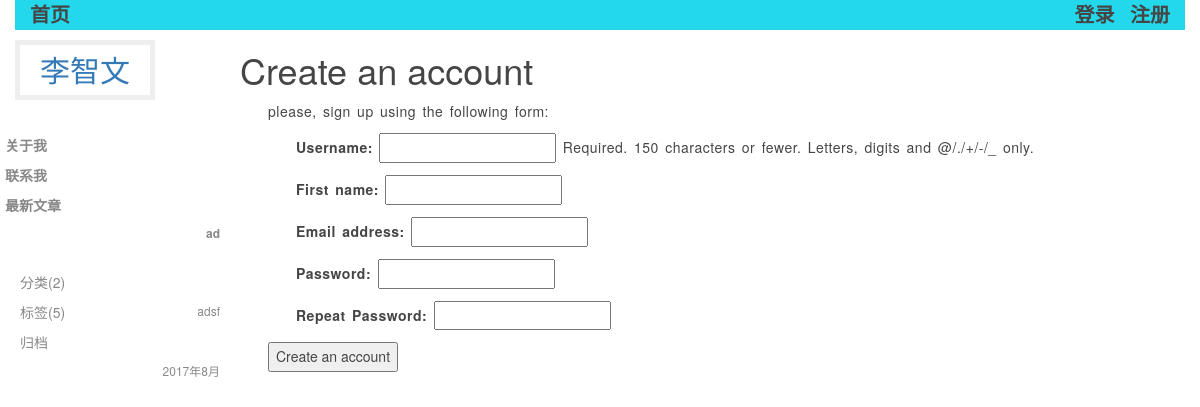
The page /account/register/ on the database as committed earlier.
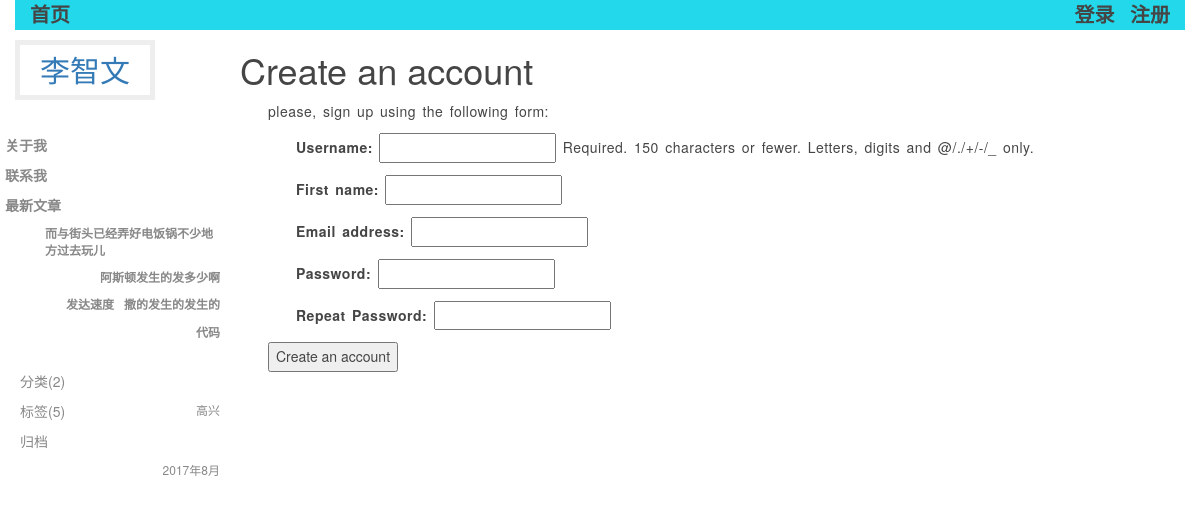
The same page on the database as committed later.
### blog/models.py (models this page shows, shortened)
class Post(models.Model):
    title = models.CharField(max_length=50, verbose_name=u'标题')
    body = models.TextField(verbose_name=u'正文')
    created_time = models.DateTimeField(auto_now_add=True)
    modified_time = models.DateTimeField(auto_now=True)
    excerpt = models.CharField(max_length=200, verbose_name=u'摘要', blank=True)
    category = models.ForeignKey(Category, verbose_name=u'分类')
    tags = models.ManyToManyField(Tag, blank=True, verbose_name=u'标签')
    author = models.ForeignKey(User, verbose_name=u'作者')
    views = models.PositiveIntegerField(default=0, verbose_name=u'点击数')
    class Meta:
        verbose_name = u"正文"
        verbose_name_plural = verbose_name
    def get_absolute_url(self):
        return reverse('blog:detail', kwargs={'pk': self.pk})

class Category(models.Model):
    name = models.CharField(max_length=100, verbose_name=u'分类')
    class Meta:
        verbose_name = u"分类"
        verbose_name_plural = verbose_name

### account/views.py (the view)
def register(request):
    if request.method == 'POST':
        user_form = UserRegistrationForm(request.POST)
        if user_form.is_valid():
            new_user = user_form.save(commit=False)
            new_user.set_password(user_form.cleaned_data['password'])
            new_user.save()
            profile = Profile.objects.create(user=new_user)
            return render(request, 'account/register_done.html', {'new_user': new_user})
    else:
        user_form = UserRegistrationForm()
    return render(request, 'account/register.html', {'user_form': user_form})

### account/forms.py (shortened to what this page needs)
class UserRegistrationForm(forms.ModelForm):
    password = forms.CharField(label='Password', widget=forms.PasswordInput)
    password2 = forms.CharField(label='Repeat Password', widget=forms.PasswordInput)
    class Meta:
        model = User
        fields = ('username', 'first_name', 'email')

### blog/templatetags/blog_tags.py (called while the page is built)
@register.simple_tag
def get_recent_posts(num=5):
    return Post.objects.all().order_by('-created_time')[:num]

@register.simple_tag
def archives():
    return Post.objects.dates('created_time', 'month', order='DESC')

@register.simple_tag
def get_categories():
    return Category.objects.all()

### templates/account/register.html (shortened to what this page needs)
{% extends "base.html" %}
{% block main %}
    <h1>Create an account</h1>
    <p>please, sign up using the following form:</p>
    <form action="." method="post">
        {{ user_form.as_p }}
        <p><input type="submit" value="Create an account"></p>
    </form>
{% endblock %}

### templates/base.html (shortened to what this page needs)
{% load staticfiles %}
{% load blog_tags %}
<!DOCTYPE html>
<html lang="en">
<head>
  <link rel="stylesheet" href="{% static 'css/normalize.css' %}">
  <link rel="stylesheet" href="{% static 'css/main.css' %}">
 <link rel="stylesheet" href="{% static 'css/bootstrap.css' %}">
</head>
<body>
<div class="nav">
    <div class="container clear-float">
        <div class="fl">
            <a href="{% url 'blog:index' %}">首页</a>
        </div>
        <div class="fr">
        {% if request.user.is_authenticated %}
         Hello&nbsp;,{{ request.user.first_name }},
                    <a href="{% url "logout" %}">登出</a>
               {% else %}
                    <ul>
                        <li>
                            <a href="{% url "login" %}">登录</a>&nbsp;&nbsp;&nbsp;
                            <a href="{% url 'register' %}">注册</a>
                        </li>
                    </ul>
        {% endif %}
        </div>
    </div>
</div>
<div class="side-bar">
  <div class="header">
    <a href="{% url 'blog:index' %}" class="logo">李智文</a>
  </div>
  <div class="nav">
    <a href="#" class="item">关于我</a>
    <a href="#" class="item">联系我</a>
    <a href="#" class="item">最新文章</a>
      <div class="tags_body">
      {% get_recent_posts as recent_post_list %}
      <ul>
          {% for post in recent_post_list %}
        <li>
          <a href="{{ post.get_absolute_url }}">{{ post.title }}</a>
        </li>
          {% empty %}
          暂无文章！
          {% endfor %}
      </ul>
    </div>
  </div>
  <div class="tag-list">
    <a href="#" class="item">分类(2)</a>
        <div class="tags_body">
      {% get_categories as category_list %}
      <ul>
          {% for category in category_list %}
        <li>
          <a href="{% url 'blog:category' category.pk %}">{{ category.name }}</a>
        </li>
          {% empty %}
          暂无文章！
          {% endfor %}
      </ul>
    </div>
    <a href="#" class="item">标签(5)</a>
    <a href="#" class="item">归档</a>
      <div class="tags_body">
      {% archives as date_list %}
      <ul>
          {% for date in date_list %}
        <li>
          <a href="{% url 'blog:archives' date.year date.month %}">{{ date.year }}年{{ date.month }}月</a>
        </li>
          {% empty %}
          暂无归档！
          {% endfor %}
      </ul>
    </div>
  </div>
</div>
<div class="main">
{% block main %}
{% endblock main %}
</div>
</body>
</html>

Rows that differ between the two databases and show on the page:
no longer on this page (row edited): Post: title "ad"
added Post: title "而与街头已经弄好电饭锅不少地方过去玩儿"
added Post: title "阿斯顿发生的发多少啊"
added Post: title "撒的发生的发生的"
added Post: title "发达速度"
added Post: title "代码"
changed Category: name "adsf" → "高兴"
